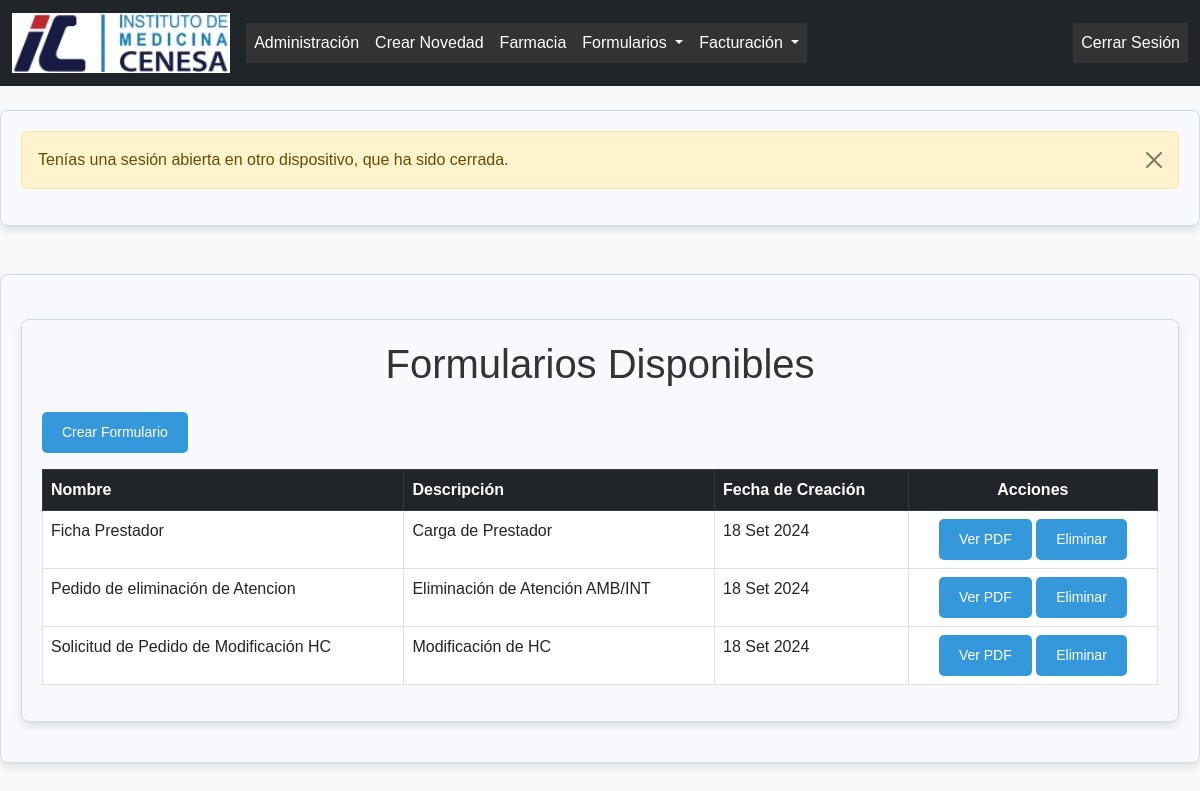
Screenshot of /formularios/ (signed in) with the database file from the repository.
### formularios/models.py (models this page shows, shortened)
class Formulario(models.Model):
    nombre = models.CharField(max_length=255)
    descripcion = models.TextField()
    pdf = models.FileField(upload_to='pdfs/', blank=True, null=True)
    fecha_creacion = models.DateTimeField(auto_now_add=True)

### formularios/views.py (the view)
# urls.py: path('formularios/', views.listar_formularios, name='listar_formularios'),
@login_required
def listar_formularios(request):
    formularios = Formulario.objects.all()
    return render(request, 'formularios/listar_formularios.html', {'formularios': formularios})

### formularios/context_processors.py (called while the page is built)
def agregar_tipo_usuario(request):
    if request.user.is_authenticated:
        perfil = PerfilUsuario.objects.filter(usuario=request.user).first()
        return {'tipo_usuario': perfil.tipo_usuario.nombre if perfil else None}
    return {}

### formularios/templates/formularios/listar_formularios.html (shortened to what this page needs)
{% extends 'base.html' %}
{% block content %}
    <div class="container mt-4">
        <h1 class="text-center mb-4">Formularios Disponibles</h1>
        <div class="d-flex justify-content-between align-items-center mb-3">
            <a href="{% url 'crear_formulario' %}" class="btn btn-success">
                 Crear Formulario
            </a>
        </div>
        {% if formularios %}
        <div class="table-responsive">
            <table class="table table-hover table-bordered">
                <thead class="table-dark">
                    <tr>
                        <th>Nombre</th>
                        <th>Descripción</th>
                        <th>Fecha de Creación</th>
                        <th class="text-center">Acciones</th>
                    </tr>
                </thead>
                <tbody>
                    {% for formulario in formularios %}
                    <tr>
                        <td>{{ formulario.nombre }}</td>
                        <td>{{ formulario.descripcion }}</td>
                        <td>{{ formulario.fecha_creacion|date:"d M Y" }}</td>
                        <td class="text-center">
                            <a href="{{ formulario.pdf.url }}" target="_blank" class="btn btn-info btn-sm">
                                 Ver PDF
                            </a>
                            <a href="{% url 'eliminar_formulario' formulario.id %}" class="btn btn-danger btn-sm" onclick="return confirm('¿Estás seguro de que deseas eliminar este formulario? Esta acción no se puede deshacer.')"> Eliminar</a>
                        </td>
                    </tr>
                    {% endfor %}
                </tbody>
            </table>
        </div>
        {% else %}
        <div class="alert alert-warning text-center">
            <i class="fas fa-exclamation-circle"></i> No existen formularios disponibles.
        </div>
        {% endif %}
    </div>
{% endblock %}

### formularios/static/css/styles.css (style rules this page uses)
body { font-family: 'Poppins', sans-serif; background-color: #f8f9fa; color: #333; margin: 0; padding: 0; }
.container { background-color: #f7f9fc; border: 1px solid #d1dbe5; border-radius: 8px; box-shadow: 0 4px 8px rgba(0, 0, 0, 0.1); padding: 20px; margin: 20px auto; max-width: 1200px; }
.btn { background-color: #3498db; color: #fff; padding: 10px 20px; border-radius: 5px; border: none; cursor: pointer; font-size: 14px; text-align: center; text-decoration: none; display: inline-block; transition: background-color 0.3s ease; }
html, body { height: 100%; }

### rows the page displays
Formulario: nombre "Ficha Prestador", descripcion "Carga de Prestador", fecha_creacion "18 Set 2024"
Formulario: nombre "Pedido de eliminación de Atencion", descripcion "Eliminación de Atención AMB/INT", fecha_creacion "18 Set 2024"
Formulario: nombre "Solicitud de Pedido de Modificación HC", descripcion "Modificación de HC", fecha_creacion "18 Set 2024"

### other values shown
{{ message }} "Tenías una sesión abierta en otro dispositivo, que ha sido cerrada."
